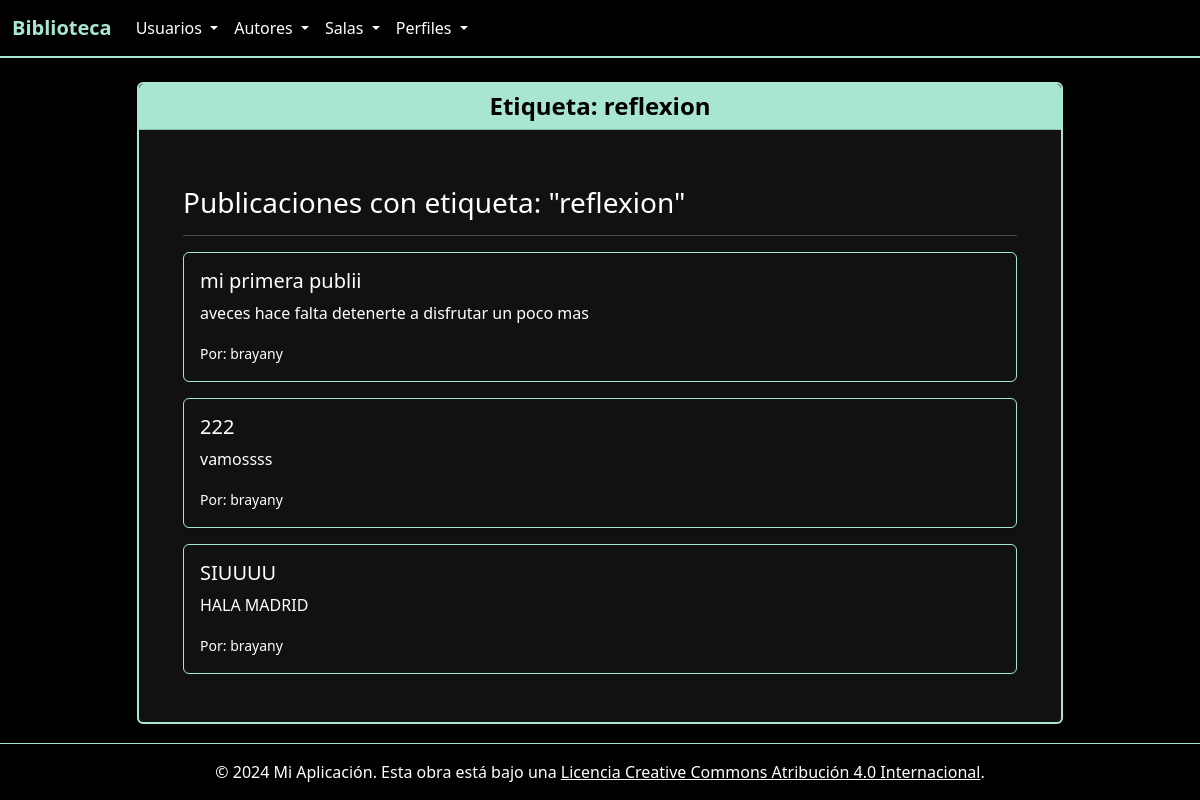
The app's page /post/etiqueta/reflexion with its own data.
### app/models/etiqueta.py (models this page shows)
class Etiqueta(db.Model):
    __tablename__ = 'etiquetas'
    id = db.Column(db.Integer, primary_key=True)
    nombre = db.Column(db.String(50), nullable=False)
    slug = db.Column(db.String(50), unique=True)
    publicaciones = db.relationship(
        'Publicacion',
        secondary='publicacion_etiqueta',
        back_populates='etiquetas'
    )

### app/models/publicacion.py (models this page shows)
class Publicacion(db.Model):
    __tablename__ = 'publicaciones'
    id = db.Column(db.Integer, primary_key=True)
    titulo = db.Column(db.String(200), nullable=False)
    contenido = db.Column(db.Text, nullable=False)
    user_id = db.Column(db.Integer, db.ForeignKey('users.idUser'), nullable=False)
    user = db.relationship('User', back_populates='publicaciones')
    etiquetas = db.relationship(
        'Etiqueta',
        secondary=publicacion_etiqueta,
        back_populates='publicaciones'
    )

### app/models/users.py (models this page shows, shortened)
class User(db.Model, UserMixin):
    __tablename__ = 'users'
    idUser = db.Column(db.Integer, primary_key=True)
    nameUser = db.Column(db.String(80), unique=True, nullable=False)
    passwordUser = db.Column(db.String(255), nullable=False)  # 🔥 más largo para hash
    email = db.Column(db.String(120), unique=True, nullable=False)
    perfil = db.relationship(
        'Perfil',
        back_populates='user',
        uselist=False,
        cascade="all, delete"
    )
    publicaciones = db.relationship(
        'Publicacion',
        back_populates='user',
        cascade="all, delete"
    )

### app/routes/publicacion_route.py (the view)
@bp.route('/etiqueta/<string:nombre>')
def por_etiqueta(nombre):
    etiqueta = Etiqueta.query.filter_by(nombre=nombre).first_or_404()
    publicaciones = etiqueta.publicaciones
    return render_template(
        'posts/por_etiqueta.html',
        etiqueta=etiqueta,
        publicaciones=publicaciones
    )

### app/templates/posts/por_etiqueta.html
{% extends "base.html" %}
{% block titulo_pagina %}Etiqueta: {{ etiqueta.nombre }}{% endblock %}
{% block content %}
<div class="container mt-4">
    <h3>Publicaciones con etiqueta: "{{ etiqueta.nombre }}"</h3>
    <hr>
    {% if publicaciones %}
    {% for post in publicaciones %}
    <div class="card mb-3 shadow-sm">
        <div class="card-body">
            <h5>{{ post.titulo }}</h5>
            <p>{{ post.contenido }}</p>
            <small>
                Por: {{ post.user.nameUser }}
            </small>
        </div>
    </div>
    {% endfor %}
    {% else %}
    <div class="alert alert-info">
        No hay publicaciones con esta etiqueta.
    </div>
    {% endif %}
</div>
{% endblock %}

### app/templates/base.html (style rules this page uses)
body { background-color: #000000 !important; color: #ffffff !important; }
.bg-light { background-color: #000000 !important; color: #ffffff !important; }
.card { background-color: #111111 !important; border-color: #a8e6cf !important; color: #ffffff !important; }
h1, h2, h3, h4, h5, h6, label, p, span, div { color: #ffffff; }

### records on screen
Etiqueta: nombre "reflexion"
Publicacion: titulo "mi primera publii", contenido "aveces hace falta detenerte a disfrutar un poco mas", user.nameUser "brayany"
Publicacion: titulo "222", contenido "vamossss", user.nameUser "brayany"
Publicacion: titulo "SIUUUU", contenido "HALA MADRID", user.nameUser "brayany"
